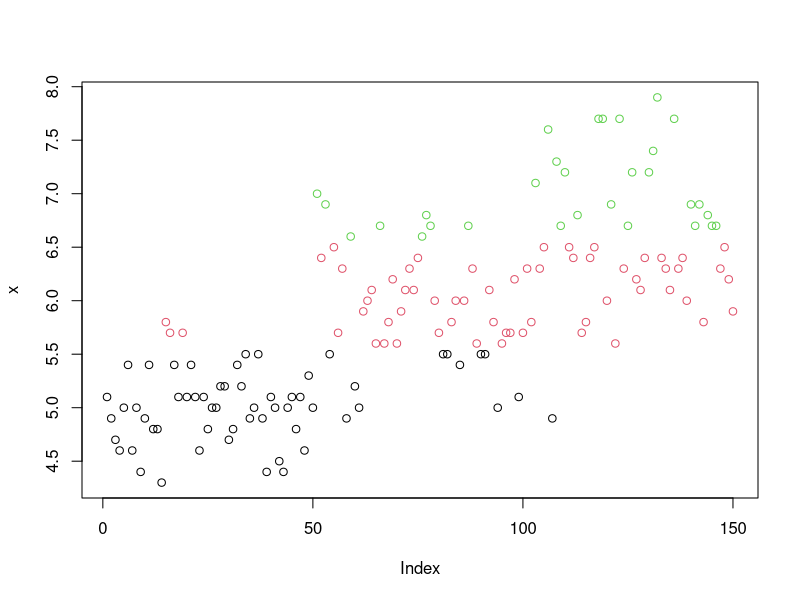
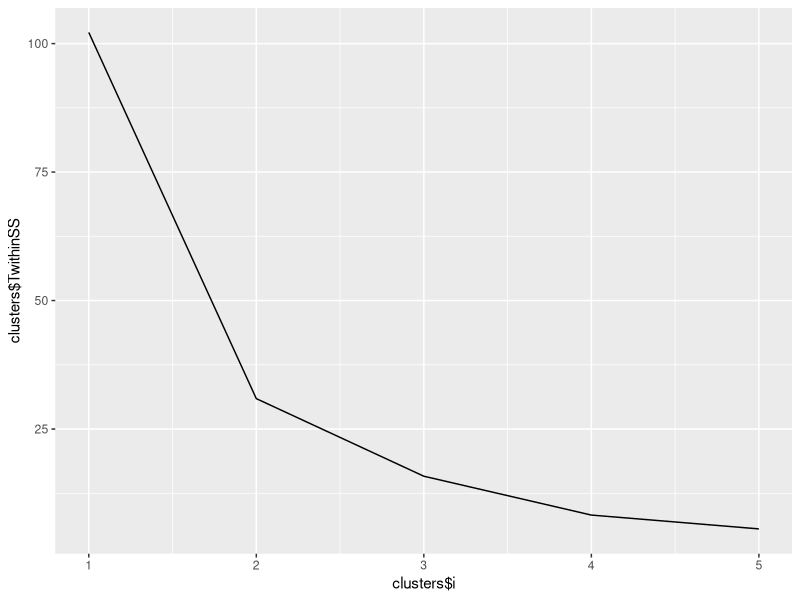
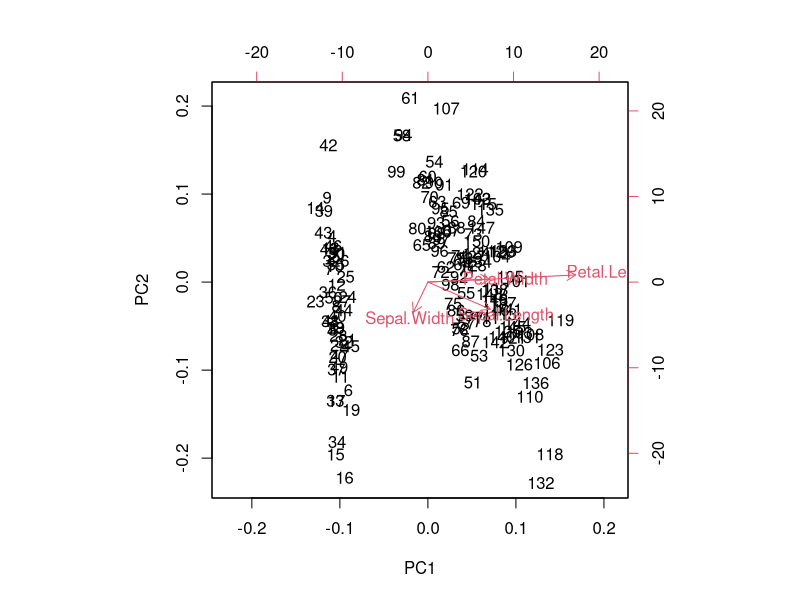

R code for these plots, in order:
# Playing around with machine learning

# dependencies
library("dplyr")
library("ggplot2")
library("mlbench")
library("MASS")
library("modeldata")
library("class")
library("caret")
# data
## iris flowers
data("iris")
## cars
mtcars <- data(mtcars)
## diamonds
dimaonds <- data(diamonds)
## sonar
sonar <- data(Sonar)
## boston
boston <- data(Boston)
## churn
churn <- data("mlc_churn")
churnTrain <- mlc_churn[1:3000, ]
churnTest <- mlc_churn[3001:5000, ]

# k means clustering
x <- iris$Sepal.Length
cl <- kmeans(x, centers = 3, nstart = 10)
plot(x, col=cl$cluster)
## number of clusters
nk <- c(1:5)
## dummy data frame
clusters <- data.frame(matrix(ncol=2, nrow=0))
## for loop across clusters
for (i in nk){
  cl <- kmeans(x, centers = i, nstart = 10)
  df <- as.data.frame(i)
  df$TwithinSS <- cl$tot.withinss
  clusters <- rbind(clusters, df)
}
ggplot()+
  geom_line(aes(clusters$i, clusters$TwithinSS))

# PCA
irispca <- prcomp(iris[, -5])
summary(irispca)
## plot
biplot(irispca)

## calculate variances and percent and cumulative variance along PCs
var <- irispca$sdev^2
pve <- var/sum(var)
cumsum(pve)

# kNN
args(knn)
## k represents the number of nearest neighbors to consider.
set.seed(123)
train <- sample(150, 50)
test <- sample(150, 50)

knnres <- knn(iris[train, -5], iris[test, -5], iris$Species[train], prob = TRUE)
## check knn results against actual values
table(knnres, iris$Species[test])
## model accuracy
mean(knnres == iris$Species[test])
## new model to see what the most accurate k is
### initialize knn Total df
knn1 <- knn(iris[train, -5], iris[test, -5], iris$Species[train], k = 1)
knnTotal <- as.data.frame(1) %>%
  rename(k = "1")
knnTotal$accuracy <- mean(knn1 == iris$Species[test])
nk <- c(2:5)
for (i in nk) {
  tempknn <- knn(iris[train, -5], iris[test, -5], iris$Species[train], k = i)
  df <- as.data.frame(i) %>%
    rename(k = "i")
  df$accuracy <- mean(tempknn == iris$Species[test])
  knnTotal <- rbind(knnTotal, df)
}

# model performance
## use "caret" package
data("diamonds")
mod1 <- lm(price ~ ., diamonds)
p <- predict(mod1, diamonds)
## Error on prediction
error <- p - diamonds$price
rmse_in <- sqrt(mean(error^2)) ## in-sample RMSE
rmse_in
## random sample of 80% of diamond data
set.seed(123)
dtest <- sample(53940, (53940 * .8))
mod2 <- lm(price ~ carat + cut + color + clarity, diamonds[dtest,])
p2 <- predict(mod2, diamonds[-dtest, ])
error2 <- p2 - diamonds$price[-dtest]
rmse_out <- sqrt(mean(error2^2))
## random sample of 80% of diamond data
set.seed(50)
dtest <- nrow(diamonds) * .8
mod3 <- lm(price ~ carat, diamonds[dtest,])
p3 <- predict(mod3, diamonds[-dtest, ])
error3 <- p3 - diamonds$price[-dtest]
rmse3 <- sqrt(mean(error3^2))

# cross-validation
set.seed(123)
mod4 <- train(price ~., diamonds,
              method = "lm",
              trControl = trainControl(
                method = "cv",
                number = 10,
                verboseIter = FALSE
              ))
p4 <- predict(mod4, diamonds)
error4 <- p4 - diamonds$price[-dtest]
rmse4 <- sqrt(mean(error4^2))

# boston median home price 10-fold cross-validation test case
set.seed(123)
data("Boston")
